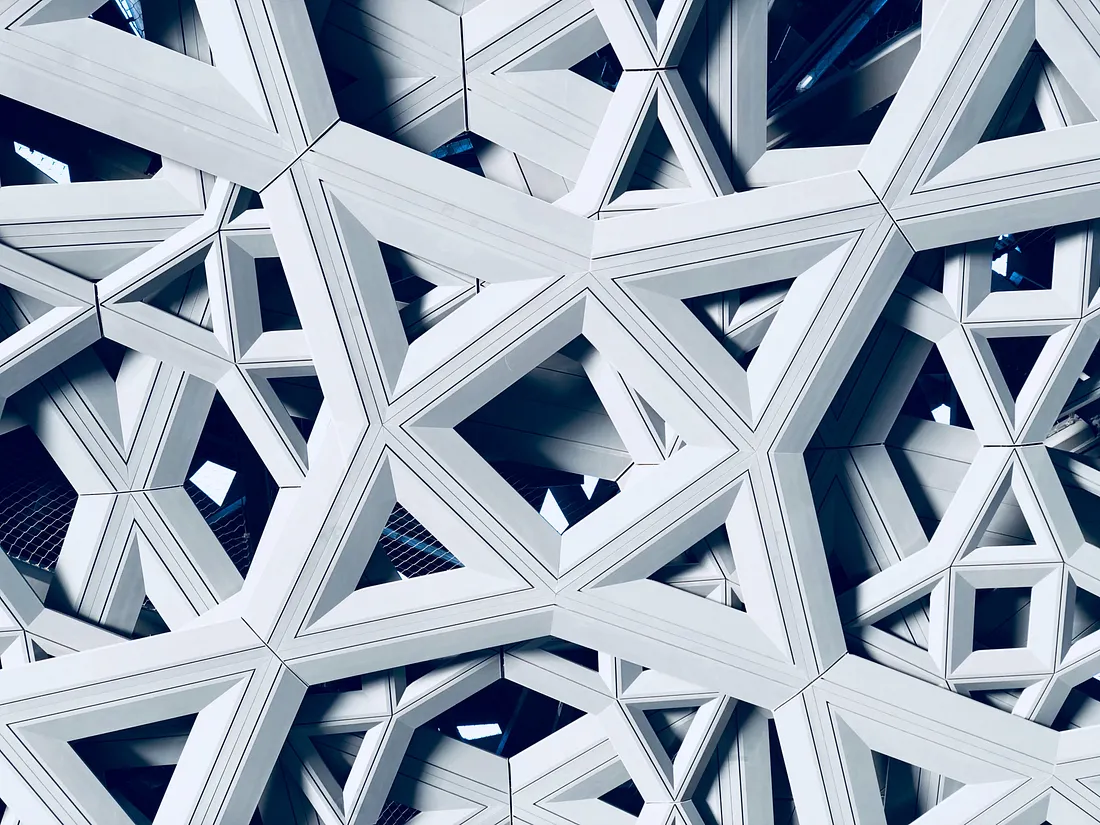
#> input picture 3D/1Q.webp, 1100 x 825 px
$ python B1.py
#> lines starting #> are read from the running program, lines starting #| are printed output that depends on the picture; after the words box and inside, x2 and y2 are one past the last pixel; in counts of white or black regions, pixels touching at a corner belong together
import cv2
import numpy as np
import matplotlib.pyplot as plt

def transform(image,
              translation=(0, 0, 0),
              rotation=(0, 0, 0),
              scaling=(1, 1, 1),
              shearing=(0, 0, 0)):

    # get the values on each axis
    t_x, t_y, t_z = translation
    r_x, r_y, r_z = rotation
    sc_x, sc_y, sc_z = scaling
    sh_x, sh_y, sh_z = shearing

    # convert degree angles to rad
    theta_rx = np.deg2rad(r_x)
    theta_ry = np.deg2rad(r_y)
    theta_rz = np.deg2rad(r_z)
    theta_shx = np.deg2rad(sh_x)
    theta_shy = np.deg2rad(sh_y)
    theta_shz = np.deg2rad(sh_z)

    # get the height and the width of the image
    h, w = image.shape[:2]
    # compute its diagonal
    diag = (h ** 2 + w ** 2) ** 0.5
    # compute the focal length
    f = diag
    if np.sin(theta_rz) != 0:
        f /= 2 * np.sin(theta_rz)

    # adjust the translation on z
    t_z = (f - t_z) / sc_z ** 2
    # translation matrix to translate the image
    T_M = np.array([[1, 0, 0, t_x],
                    [0, 1, 0, t_y],
                    [0, 0, 1, t_z],
                    [0, 0, 0,  1]])


    # calculate cos and sin of angles
    sin_rx, cos_rx = np.sin(theta_rx), np.cos(theta_rx)
    sin_ry, cos_ry = np.sin(theta_ry), np.cos(theta_ry)
    sin_rz, cos_rz = np.sin(theta_rz), np.cos(theta_rz)
    # get the rotation matrix on x axis
    R_Mx = np.array([[1,      0,       0, 0],
                     [0, cos_rx, -sin_rx, 0],
                     [0, sin_rx,  cos_rx, 0],
                     [0,      0,       0, 1]])
    # get the rotation matrix on y axis
    R_My = np.array([[cos_ry, 0, -sin_ry, 0],
                     [     0, 1,       0, 0],
                     [sin_ry, 0,  cos_ry, 0],
                     [     0, 0,       0, 1]])
    # get the rotation matrix on z axis
    R_Mz = np.array([[cos_rz, -sin_rz, 0, 0],
                     [sin_rz,  cos_rz, 0, 0],
                     [     0,       0, 1, 0],
                     [     0,       0, 0, 1]])
    # compute the full rotation matrix
    R_M = np.dot(np.dot(R_Mx, R_My), R_Mz)

        # get the scaling matrix
    Sc_M = np.array([[sc_x,     0,    0, 0],
                     [   0,  sc_y,    0, 0],
                     [   0,     0, sc_z, 0],
                     [   0,     0,    0, 1]])

    # get the tan of angles
    tan_shx = np.tan(theta_shx)
    tan_shy = np.tan(theta_shy)
    tan_shz = np.tan(theta_shz)
    # get the shearing matrix on x axis
    Sh_Mx = np.array([[      1, 0, 0, 0],
                      [tan_shy, 1, 0, 0],
                      [tan_shz, 0, 1, 0],
                      [      0, 0, 0, 1]])
    # get the shearing matrix on y axis
    Sh_My = np.array([[1, tan_shx, 0, 0],
                      [0,       1, 0, 0],
                      [0, tan_shz, 1, 0],
                      [0,       0, 0, 1]])
    # get the shearing matrix on z axis
    Sh_Mz = np.array([[1, 0, tan_shx, 0],
                      [0, 1, tan_shy, 0],
                      [0, 0,       1, 0],
                      [0, 0,       0, 1]])
    # compute the full shearing matrix
    Sh_M = np.dot(np.dot(Sh_Mx, Sh_My), Sh_Mz)


    # set the image from cartesian to projective dimension
    H_M = np.array([[1, 0, -w / 2],
                    [0, 1, -h / 2],
                    [0, 0,      1],
                    [0, 0,      1]])
    # set the image projective to carrtesian dimension
    Hp_M = np.array([[f, 0, w / 2, 0],
                     [0, f, h / 2, 0],
                     [0, 0,     1, 0]])
    """
            We will define our matrices here in next parts
                                                            """
    Identity = np.array([[1, 0, 0, 0],
                         [0, 1, 0, 0],
                         [0, 0, 1, 0],
                         [0, 0, 0, 1]])

    # compute the full transform matrix
    M = Identity
    M = np.dot(T_M,  M)
    M = np.dot(R_M,  M)
    M = np.dot(Sc_M, M)
    M = np.dot(Sh_M, M)
    M = np.dot(Hp_M, np.dot(M, H_M))
    # apply the transformation
    image = cv2.warpPerspective(image, M, (w, h))
    return image

class Slider:
    def __init__(self, name, shape, min_val, max_val, start=None):
        self.name = name
        self.shape = shape
        self.min_val = min_val
        self.max_val = max_val
        self.value = start

        if self.value is None:
            self.value = (self.min_val + self.max_val)/2

    def set_cursor(self, x):
        x = x / self.shape[1]
        x_rescale = x * (self.max_val - self.min_val) + self.min_val
        if self.min_val < x_rescale <= self.max_val:
            self.value = x_rescale

    def get_image(self):
        # set the background to black
        slider_img = np.ones((*self.shape, 3))
        # draw the slider as a centered rectangle in the image
        pt1 = ( 1 * self.shape[1] // 20,  10 * self.shape[0] // 20)
        pt2 = (19 * self.shape[1] // 20,  11 * self.shape[0] // 20)
        cv2.rectangle(slider_img, pt1, pt2, (0.6, 0.6, 0.6) , 5)
        cv2.rectangle(slider_img, pt1, pt2, (0.8, 0.8, 0.8),-1)
        # put the name and the current state value
        font = cv2.FONT_HERSHEY_SIMPLEX
        text = f'{self.name} : {self.value:.1f}'
        cv2.putText(slider_img, text, (0, 25), font, .8, 0, 2)
        # get the slider's value and rescale it to set the cursor
        # at its right place according to the slider on the image
        x = (self.value -self.min_val) /(self.max_val -self.min_val)
        x = self.shape[1] // 20 + 18 * self.shape[1] // 20 * x
        x = int(x)
        # draw the cursor as a rectangle too
        pt1 = (x - self.shape[1] // 100, 2 * self.shape[0] // 10)
        pt2 = (x + self.shape[1] // 100, 8 * self.shape[0] // 10)
        cv2.rectangle(slider_img, pt1, pt2, (0.6, 0.6, 0.6) , 5)
        cv2.rectangle(slider_img, pt1, pt2, (0.8, 0.8, 0.8), -1)
        return slider_img

class SliderStacker():
    def __init__(self, sliders):
        # get the sliders and their height assuming
        # they all have the same shape
        self.sliders = sliders
        self.slider_height = self.sliders[0].shape[0]
        # create an attribute to remember
        # if the left mouse button is pressed
        self.l_pressed = False
        self.frame = np.zeros((100, 100, 3))
        # Create a window to interact with the sliders
        cv2.namedWindow('Sliders', cv2.WINDOW_NORMAL)
        cv2.setMouseCallback('Sliders', self.mouse_event)

    def mouse_event(self, event, x, y, flags, param):
        # get the index of the slider
        # where the mouse is and its y-coordinates
        index, y = y // self.slider_height,  y % self.slider_height
        # If the left click is pressed, get the slider index
        if event == cv2.EVENT_LBUTTONDOWN:
            self.l_pressed = True
            self.slider_idx = index
            # set the new value according
            # to the y-coordinate of the mouse
            self.sliders[self.slider_idx].set_cursor(x)
        # If the mouse is moving while dragging a cursor
        # set its new position
        elif event == cv2.EVENT_MOUSEMOVE and self.l_pressed:
            self.sliders[self.slider_idx].set_cursor(x)
        # If the left click is released
        elif event == cv2.EVENT_LBUTTONUP:
            self.l_pressed = False

    def update(self):
        # get each slider image
        img_sliders = [s.get_image() for s in self.sliders]
        img_sliders = np.vstack((img_sliders))
        self.frame = img_sliders
        # display stacking them vertically
        cv2.imshow('Sliders', img_sliders)

if __name__=="__main__":
    img_input  = cv2.imread("1Q.webp")
#> img_input is the input picture: shape (825, 1100, 3); mean B, G, R 181.3, 167.2, 156.3
    cv2.namedWindow("Rendering", cv2.WINDOW_NORMAL)
    slider_shape = (1000//12, 1000)
    h, w, _ = img_input.shape
#> h = 825; w = 1100

    sliders = []
    sliders.append(Slider('T(x)', slider_shape, - w, w))
    sliders.append(Slider('T(y)', slider_shape, - h, h))
    sliders.append(Slider('T(z)', slider_shape, - 2 * (h+w), 2 * (h+w)))
    sliders.append(Slider('R(x)', slider_shape, -180, 180))
    sliders.append(Slider('R(y)', slider_shape, -180, 180))
    sliders.append(Slider('R(z)', slider_shape, -180, 180))
    sliders.append(Slider('Sc(x)', slider_shape, -2, 2, start=1))
    sliders.append(Slider('Sc(y)', slider_shape, -2, 2, start=1))
    sliders.append(Slider('Sc(z)', slider_shape, -2, 2, start=1))
    sliders.append(Slider('Sh(x)', slider_shape, -180, 180))
    sliders.append(Slider('Sh(y)', slider_shape, -180, 180))
    sliders.append(Slider('Sh(z)', slider_shape, -180, 180))
    params = SliderStacker(sliders)

    while True:
        slider_values = [s.value for s in params.sliders]
#> slider_values = [0, 0, 0, 0, 0, 0, 1, 1, 1, 0, 0, 0]
        trans = tuple(slider_values[:3])
#> trans = (0, 0, 0)
        rot = tuple(slider_values[3:6])
        scale = tuple(slider_values[6:9])
        shear = tuple(slider_values[9:])
        params.update()
#> in get_image, `cv2.rectangle(slider_img, pt1, pt2, (0.6, 0.6, 0.6) , 5)`:
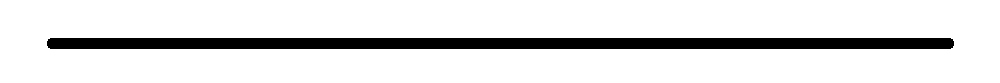
#> slider_img: shape (83, 1000, 3) float64; values 0.6 (black) and 1 (white), 88% white; 1 black region, box (x1, y1, x2, y2) and area: (47, 38, 954, 49) 9957
#> in get_image (call 2), `slider_img = np.ones((*self.shape, 3))`: slider_img: shape (83, 1000, 3) float64; every value is 1
#> in get_image (call 12), `cv2.rectangle(slider_img, pt1, pt2, (0.8, 0.8, 0.8), -1)`:
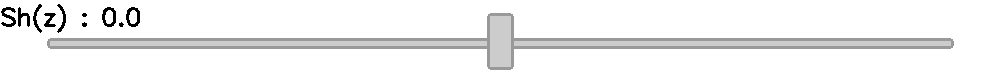
#> slider_img: shape (83, 1000, 3) float64; min 0, max 1, mean 0.949
#> in update, `img_sliders = [s.get_image() for s in self.sliders]`: img_sliders = 12 items
#> in update, `img_sliders = np.vstack((img_sliders))`:
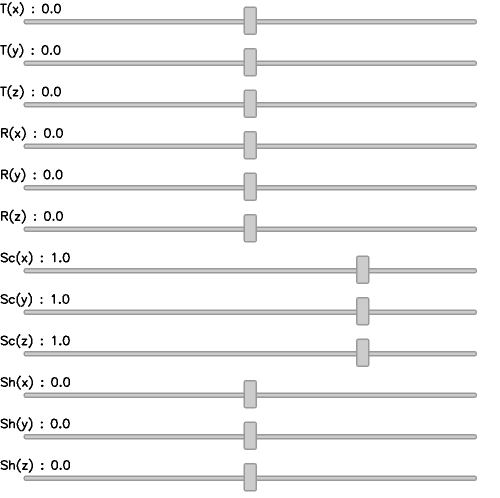
#> img_sliders: shape (996, 1000, 3) float64 (shown at 1/2 size); min 0, max 1, mean 0.95
        img_output = transform(img_input, trans, rot, scale, shear)
        cv2.imshow('Rendering', img_output)
        if cv2.waitKey(1) & 0xFF == ord('q'):
#> (key q is pressed here)
            break
    cv2.destroyAllWindows()
